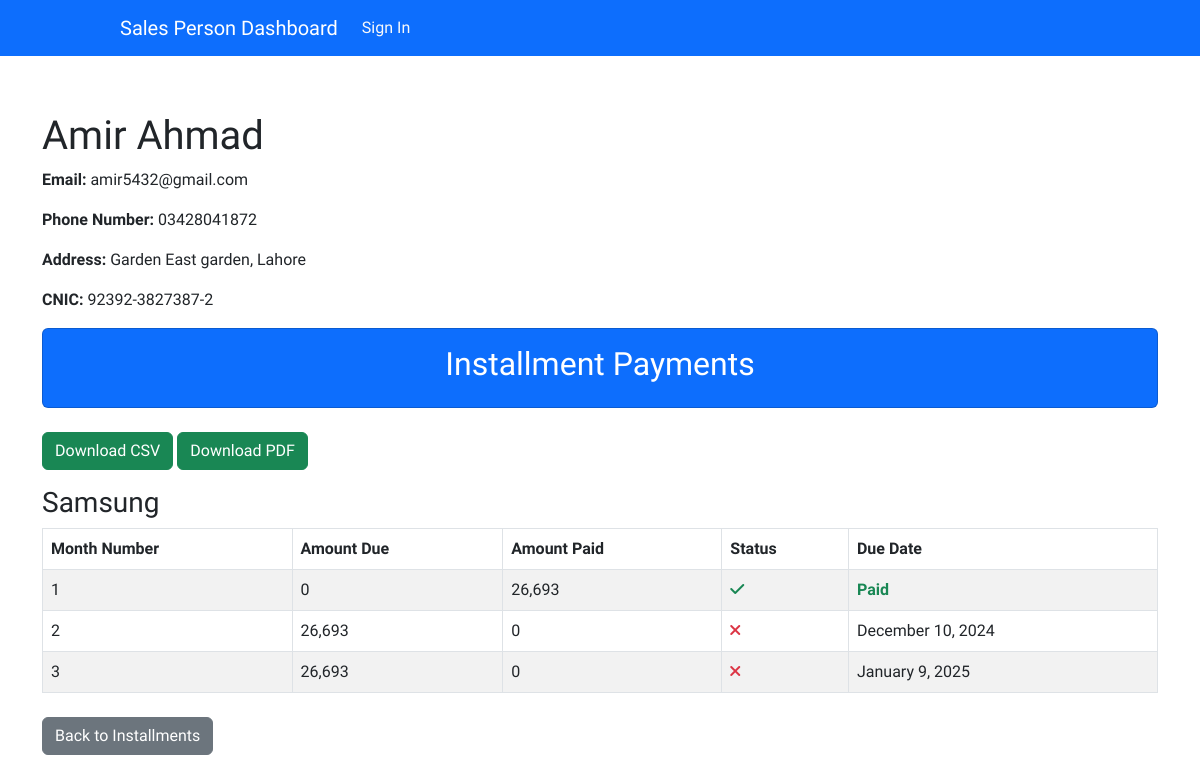
Page /account/customer/11/ on the committed database.
### account/models.py (models this page shows, shortened)
class Customer(models.Model):
    first_name = models.CharField(max_length=50)
    last_name = models.CharField(max_length=50)
    email = models.EmailField(max_length=50)
    phone_number = models.CharField(max_length=15)
    address = models.TextField()
    cnic = models.CharField(max_length=15, unique=True)

### order/models.py (models this page shows, shortened)
class OrderItem(models.Model):
    order = models.ForeignKey(Order, related_name='items', on_delete=models.CASCADE)
    customer = models.ForeignKey(Customer, on_delete=models.CASCADE, related_name='order_items')
    product = models.ForeignKey(Product, on_delete=models.SET_NULL, null=True)
    quantity = models.PositiveIntegerField(default=1)
    price = models.DecimalField(max_digits=10, decimal_places=2)
    total_price = models.DecimalField(max_digits=10, decimal_places=2)  # Pre-calculated

class InstallmentPayment(models.Model):
    order_item = models.ForeignKey('OrderItem', related_name='installments', on_delete=models.CASCADE)
    customer = models.ForeignKey(Customer, on_delete=models.CASCADE, related_name='installments')
    month_number = models.PositiveIntegerField()
    amount_due = models.IntegerField()
    amount_paid = models.IntegerField(default=0)
    is_paid = models.BooleanField(default=False)
    initial_amount_due = models.DecimalField(max_digits=10, decimal_places=2, editable=False)  # Track the original amount_due
    due_date = models.DateTimeField(null=True, blank=True)

### products/models.py (models this page shows, shortened)
class Product(models.Model):
    name = models.CharField(max_length=100)
    photo = models.ImageField(upload_to='products_images')
    price = models.IntegerField()
    details = models.TextField()
    category = models.ForeignKey(Category, on_delete=models.CASCADE)
    date = models.DateTimeField(auto_now_add=True)
    inventory = models.IntegerField(default=1, validators=[MinValueValidator(0)])
    delivery_fee = models.IntegerField(default=290)
    down_payment_3_months = models.FloatField(default=30.0)
    down_payment_6_months = models.FloatField(default=20.0)
    down_payment_9_months = models.FloatField(default=15.0)
    down_payment_12_months = models.FloatField(default=10.0)
    fee_3_months = models.FloatField(default=10.0)
    fee_6_months = models.FloatField(default=15.0)
    fee_9_months = models.FloatField(default=20.0)
    fee_12_months = models.FloatField(default=30.0)

### account/views.py (the view)
# urls.py: path('customer/<int:customer_id>/', views.customer_detail_view, name='customer_detail'),
def customer_detail_view(request, customer_id):
    customer = get_object_or_404(Customer, id=customer_id)
    installments = customer.installments.all()
    grouped_installments = defaultdict(list)
    for installment in installments:
        grouped_installments[installment.order_item].append(installment)
    return render(request, 'account/customer_detail.html', {
        'customer': customer,
        'grouped_installments': dict(grouped_installments),
    })

### account/templates/account/customer_detail.html
{% extends "base.html" %}
{% load humanize %}
{% block content %}
<div class="container mt-4">
    <h1>{{ customer.first_name }} {{ customer.last_name }}</h1>
    <p><strong>Email:</strong> {{ customer.email }}</p>
    <p><strong>Phone Number:</strong> {{ customer.phone_number }}</p>
    <p><strong>Address:</strong> {{ customer.address }}</p>
    <p><strong>CNIC:</strong> {{ customer.cnic }}</p>
    <div class="card text-white bg-primary text-center mb-4">
        <div class="card-body">
            <h2 class="card-title">Installment Payments</h2>
        </div>
    </div>
    <a href="{% url 'customer_reports:download_installments' customer.id %}" class="btn btn-success mb-3">Download CSV</a>
    <a href="{% url 'customer_reports:download_installments_pdf' customer.id %}" class="btn btn-success mb-3">Download PDF</a>
    {% for order_item, installments in grouped_installments.items %}
        <h3>{{ order_item.product.name }}</h3>
        <table class="table table-striped table-bordered mb-4">
            <thead class="thead-dark">
                <tr>
                    <th>Month Number</th>
                    <th>Amount Due</th>
                    <th>Amount Paid</th>
                    <th>Status</th>
                    <th>Due Date</th>
                </tr>
            </thead>
            <tbody>
                {% for installment in installments %}
                    <tr>
                        <td>{{ installment.month_number }}</td>
                        <td>{{ installment.amount_due | intcomma:False }}</td>
                        <td>{{ installment.amount_paid | intcomma:False }}</td>
                        <td>
                            {% if installment.is_paid %}
                            <i class="fas fa-check text-success"></i>
                            {% else %}
                            <i class="fas fa-times text-danger"></i>
                            {% endif %}
                        </td>
                        <td>
                            {% if installment.is_paid %}
                            <b>
                                <span class="text-success">Paid</span>
                            </b>
                            {% else %}
                            {{ installment.due_date|date:"F j, Y" }}
                            {% endif %}
                        </td>
                    </tr>
                {% empty %}
                    <tr>
                        <td colspan="5" class="text-center">No installments found for this order item.</td>
                    </tr>
                {% endfor %}
            </tbody>
        </table>
    {% endfor %}
    <a href="{% url 'order:total_bill' %}" class="btn btn-secondary">Back to Installments</a>
</div>
{% endblock content %}

### static/CSS/style.css (style rules this page uses)
:root { --color-red: hsl(14, 86%, 42%); --color-rose-50: hsl(20, 50%, 98%); --color-rose-100: hsl(13, 31%, 94%); --color-rose-300: hsl(14, 25%, 72%); --color-rose-500: hsl(12, 20%, 44%); --color-rose-900: hsl(14, 65%, 9%); --font-body: 'Red Hat Text', sans-serif; --font-size-body: 16px; --font-weight-normal: 400; --font-weight-medium: 600; --font-weight-bold: 700; }
* { font-family: var(--font-body); box-sizing: border-box; }
body { min-height: 100vh; margin: 0; padding: 0; font-size: var(--font-size-body); background-color: var(--color-rose-50); }
.container { padding: 2rem 2rem 5rem; }

### rows in the picture
Customer: first_name "Amir", last_name "Ahmad", email "amir5432@gmail.com", phone_number "03428041872", address "Garden East garden, Lahore", cnic "92392-3827387-2"
OrderItem: product.name "Samsung"
InstallmentPayment: month_number "1", amount_due "0", amount_paid "26,693", is_paid True (drawn)
InstallmentPayment: month_number "2", amount_due "26,693", amount_paid "0", is_paid False (drawn), due_date "December 10, 2024"
InstallmentPayment: month_number "3", amount_due "26,693", amount_paid "0", is_paid False (drawn), due_date "January 9, 2025"
